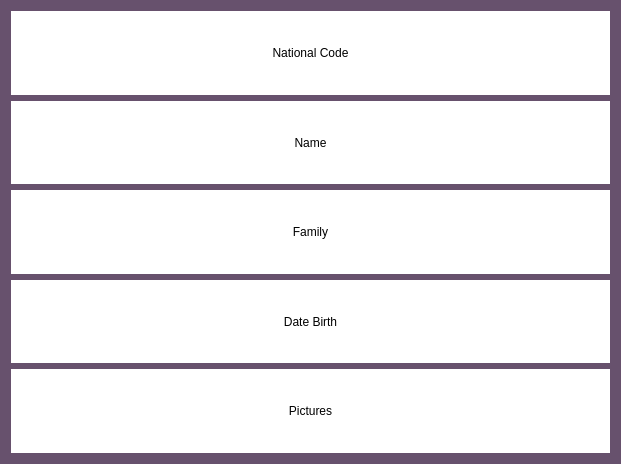
<?xml version="1.0" encoding="UTF-8"?>
<ui version="4.0">
 <class>mainwindow</class>
 <widget class="QWidget" name="mainwindow">
  <property name="geometry">
   <rect>
    <x>0</x>
    <y>0</y>
    <width>621</width>
    <height>464</height>
   </rect>
  </property>
  <property name="windowTitle">
   <string>Company</string>
  </property>
  <property name="autoFillBackground">
   <bool>false</bool>
  </property>
  <property name="styleSheet">
   <string notr="true">background-color: rgb(103, 81, 109);</string>
  </property>
  <layout class="QHBoxLayout" name="horizontalLayout">
   <item>
    <layout class="QVBoxLayout" name="verticalLayout_2">
     <item>
      <widget class="QLabel" name="label_2">
       <property name="styleSheet">
        <string notr="true">background-color: rgb(255, 255, 255);
color: rgb(0, 0, 0);
font: 75 12pt &quot;MS Shell Dlg 2&quot;;
</string>
       </property>
       <property name="text">
        <string>National Code</string>
       </property>
       <property name="alignment">
        <set>Qt::AlignCenter</set>
       </property>
      </widget>
     </item>
     <item>
      <widget class="QLabel" name="label">
       <property name="styleSheet">
        <string notr="true">background-color: rgb(255, 255, 255);
color: rgb(0, 0, 0);
font: 75 12pt &quot;MS Shell Dlg 2&quot;;
</string>
       </property>
       <property name="text">
        <string>Name</string>
       </property>
       <property name="alignment">
        <set>Qt::AlignCenter</set>
       </property>
      </widget>
     </item>
     <item>
      <widget class="QLabel" name="label_4">
       <property name="styleSheet">
        <string notr="true">background-color: rgb(255, 255, 255);
color: rgb(0, 0, 0);
font: 75 12pt &quot;MS Shell Dlg 2&quot;;
</string>
       </property>
       <property name="text">
        <string>Family</string>
       </property>
       <property name="alignment">
        <set>Qt::AlignCenter</set>
       </property>
      </widget>
     </item>
     <item>
      <widget class="QLabel" name="label_5">
       <property name="styleSheet">
        <string notr="true">background-color: rgb(255, 255, 255);
color: rgb(0, 0, 0);
font: 75 12pt &quot;MS Shell Dlg 2&quot;;
</string>
       </property>
       <property name="text">
        <string>Date Birth</string>
       </property>
       <property name="alignment">
        <set>Qt::AlignCenter</set>
       </property>
      </widget>
     </item>
     <item>
      <widget class="QLabel" name="label_6">
       <property name="styleSheet">
        <string notr="true">background-color: rgb(255, 255, 255);
color: rgb(0, 0, 0);
font: 75 12pt &quot;MS Shell Dlg 2&quot;;
</string>
       </property>
       <property name="text">
        <string>Pictures</string>
       </property>
       <property name="alignment">
        <set>Qt::AlignCenter</set>
       </property>
      </widget>
     </item>
    </layout>
   </item>
   <item>
    <layout class="QVBoxLayout" name="ver_text">
     <item>
      <layout class="QHBoxLayout" name="hl_code"/>
     </item>
     <item>
      <layout class="QHBoxLayout" name="hl_name"/>
     </item>
     <item>
      <layout class="QHBoxLayout" name="hl_family"/>
     </item>
     <item>
      <layout class="QHBoxLayout" name="hl_date"/>
     </item>
     <item>
      <layout class="QHBoxLayout" name="hl_pictures_"/>
     </item>
    </layout>
   </item>
  </layout>
 </widget>
 <resources/>
 <connections/>
</ui>
